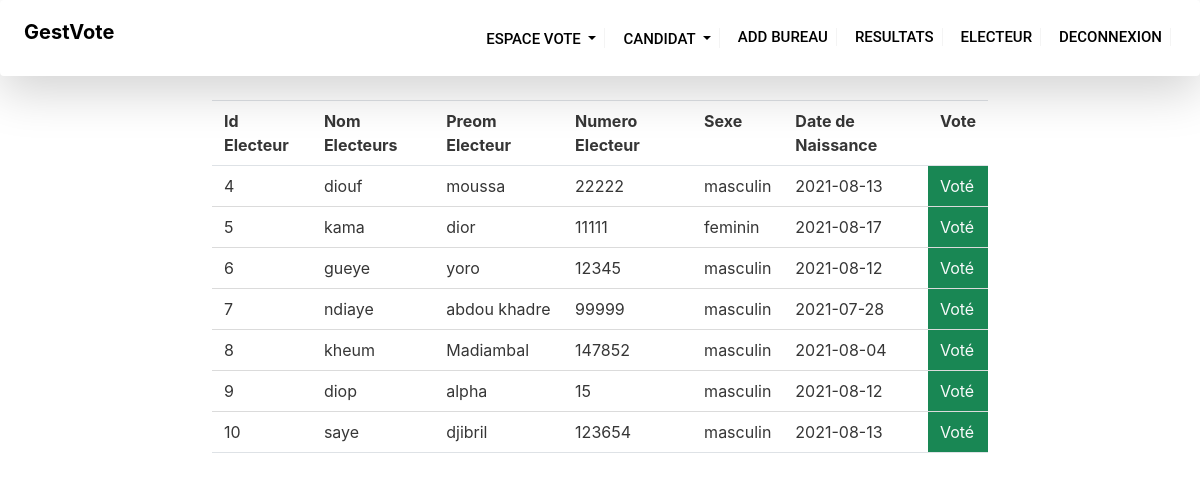
Page /?page=listeElecteur (signed in) on the committed database.
### tables this page shows
CREATE TABLE `electeur` (
  `id_electeur` int(11) NOT NULL,
  `nom_electeur` varchar(40) NOT NULL,
  `prenom_electeur` varchar(40) NOT NULL,
  `cni` double NOT NULL,
  `num_electeur` double NOT NULL,
  `sexe` varchar(30) NOT NULL,
  `date_nais` date NOT NULL,
  `lieu_nais` varchar(30) NOT NULL,
  `adress` varchar(30) NOT NULL,
  `type` varchar(40) NOT NULL DEFAULT 'electeur',
  `status_vote` tinyint(1) NOT NULL DEFAULT 0,
  `login` varchar(20) NOT NULL,
  `mdp` varchar(20) NOT NULL,
  `region` int(11) NOT NULL,
  `dep` int(11) NOT NULL,
  `arron` int(11) NOT NULL,
  `commune` int(11) NOT NULL,
  `id_bureau` int(11) NOT NULL
);

### model/electeur.php (called while the page is built, shortened)
<?php
class  Electeur {
 public static function Afficher_electeur(){
  $ob_connexion=new Connexion();
  $db=$ob_connexion->getDB();
  $Tab_result=null;
  if (!is_null($db)) {
    $sql="SELECT * From electeur";
    $result=$db->query($sql);
    $Tab_result=$result->fetchAll(PDO::FETCH_ASSOC);
  }
  return $Tab_result;
 }
}
?>

### view/electeur/listeElecteur.php (the view, shortened to what this page needs)
<!DOCTYPE html>
<html lang="en">
<head>
    <link href="https://cdn.jsdelivr.net/npm/bootstrap@5.0.2/dist/css/bootstrap.min.css" rel="stylesheet">
    <link rel="stylesheet" href="https://cdn.jsdelivr.net/npm/bulma@0.9.3/css/bulma.min.css">
    <link rel="stylesheet" href="https://pro.fontawesome.com/releases/v5.10.0/css/all.css"/>
</head>
<body>
  <div class="container">
      <div class="row">
      <div class="col-md-10 offset-md-1">
        <table class="table table-bordered">
            <tr>
                <th>Id Electeur</th>
                <th>Nom Electeurs</th>
                <th>Preom Electeur</th>
                <th>Numero Electeur</th>
                <th>Sexe</th>
                <th>Date de Naissance</th>
                <th>Vote</th>
            </tr>
            <tr>
                <?php
                  require_once "model/electeur.php";
                  $liste_electeur=Electeur::Afficher_electeur();
                  foreach($liste_electeur as $ele)
                  {
                   ?><tr>
                      <td><?php echo $ele['id_electeur'] ?></td>
                      <td><?php echo $ele['nom_electeur'] ?></td>
                      <td><?php echo $ele['prenom_electeur'] ?></td>
                      <td><?php echo $ele['num_electeur'] ?></td>
                      <td><?php echo $ele['sexe'] ?></td>
                      <td><?php echo $ele['date_nais'] ?></td>
                      <?php
                        if($ele['status_vote']==false)
                        {
                          echo "<td class='bg-danger text-light'>Non voté</td>";
                        }else{
                          echo "<td class='bg-success text-light'>Voté</td>";
                        }
                      ?>
                  </tr>
              <?php
                  }
                ?>
            </tr>
       </table>
      </div>
  </div>
</body>
</html>

### rows in the picture
electeur: id_electeur "4", nom_electeur "diouf", prenom_electeur "moussa", num_electeur "22222", sexe "masculin", date_nais "2021-08-13", status_vote "Voté"
electeur: id_electeur "5", nom_electeur "kama", prenom_electeur "dior", num_electeur "11111", sexe "feminin", date_nais "2021-08-17", status_vote "Voté"
electeur: id_electeur "6", nom_electeur "gueye", prenom_electeur "yoro", num_electeur "12345", sexe "masculin", date_nais "2021-08-12", status_vote "Voté"
electeur: id_electeur "7", nom_electeur "ndiaye", prenom_electeur "abdou khadre", num_electeur "99999", sexe "masculin", date_nais "2021-07-28", status_vote "Voté"
electeur: id_electeur "8", nom_electeur "kheum", prenom_electeur "Madiambal", num_electeur "147852", sexe "masculin", date_nais "2021-08-04", status_vote "Voté"
electeur: id_electeur "9", nom_electeur "diop", prenom_electeur "alpha", num_electeur "15", sexe "masculin", date_nais "2021-08-12", status_vote "Voté"
electeur: id_electeur "10", nom_electeur "saye", prenom_electeur "djibril", num_electeur "123654", sexe "masculin", date_nais "2021-08-13", status_vote "Voté"
